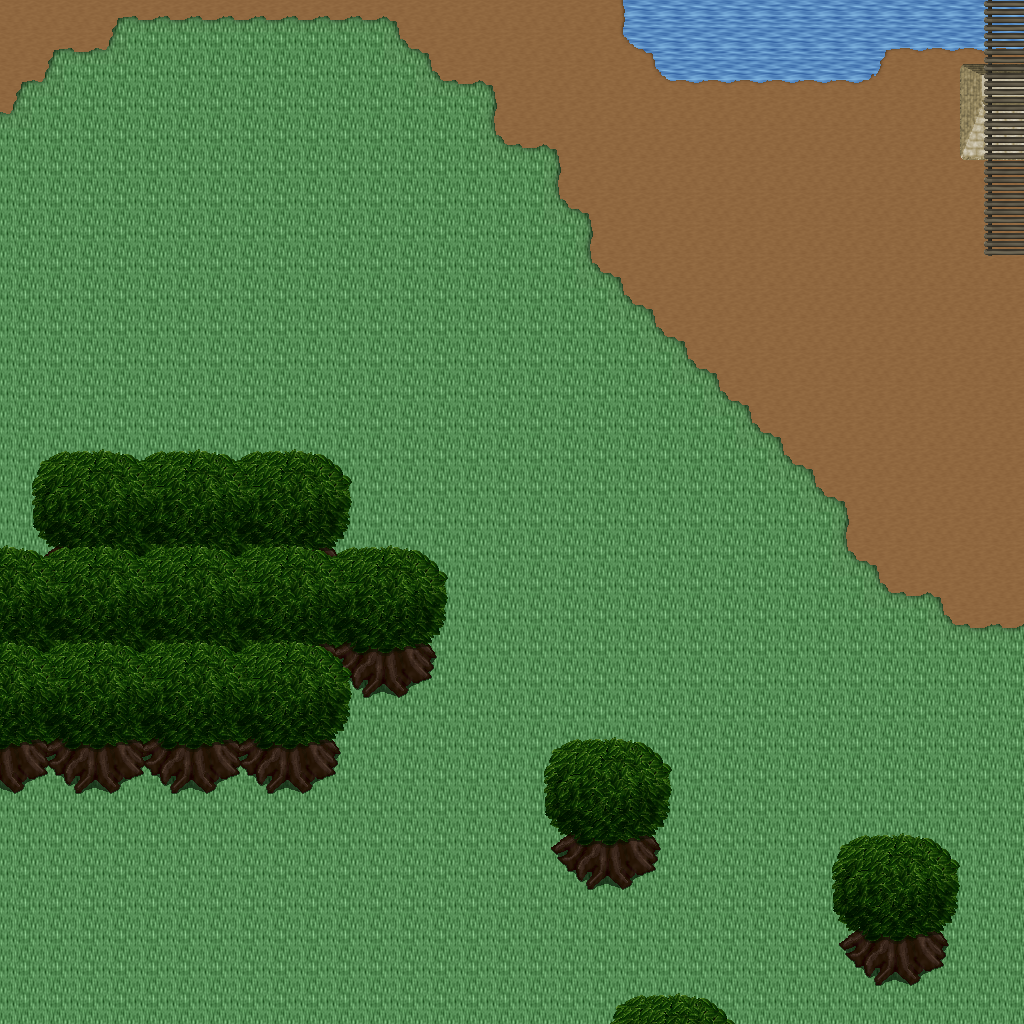

This game map was drawn from its Tiled (.tmx) file and the tilesets committed beside it. A one-line description and the trimmed map source follow:
An orthogonal 32x32 tile map with 32x32 px tiles, 5 tile layers (Ground, Objects, Objects2, Above, ...), 1 hidden layer not drawn, 21 tilesets.

<map version="1.10" tiledversion="1.11.0" orientation="orthogonal" renderorder="right-down" width="32" height="32" tilewidth="32" tileheight="32" infinite="0" nextlayerid="11" nextobjectid="1">
 <tileset firstgid="1" name="logic_collision" tilewidth="32" tileheight="32" tilecount="1" columns="1">
  <image source="../drawable/logic_collision.png" width="32" height="32" />
 </tileset>
 <tileset firstgid="2" name="ground_ground" tilewidth="32" tileheight="32" tilecount="33" columns="3">
  <image source="../drawable/ground_ground.png" width="96" height="352" />
 </tileset>
 <tileset firstgid="35" name="building_castle" tilewidth="32" tileheight="32" tilecount="320" columns="20">
  <image source="../drawable/building_castle.png" width="640" height="512" />
 </tileset>
 <tileset firstgid="355" name="ground_water_pool" tilewidth="32" tileheight="32" tilecount="72" columns="3">
  <image source="../drawable/ground_water_pool.png" width="96" height="768" />
 </tileset>
 <tileset firstgid="427" name="ground_earth_edges" tilewidth="32" tileheight="32" tilecount="18" columns="6">
  <image source="../drawable/ground_earth_edges.png" width="192" height="96" />
 </tileset>
 <tileset firstgid="445" name="ground_grass_corners" tilewidth="32" tileheight="32" tilecount="24" columns="6">
  <image source="../drawable/ground_grass_corners.png" width="192" height="128" />
 </tileset>
 <tileset firstgid="469" name="ground_grass_edges" tilewidth="32" tileheight="32" tilecount="36" columns="12">
  <image source="../drawable/ground_grass_edges.png" width="384" height="96" />
 </tileset>
 <tileset firstgid="505" name="object_row_boat" tilewidth="32" tileheight="32" tilecount="30" columns="6">
  <image source="../drawable/object_row_boat.png" width="192" height="160" />
 </tileset>
 <tileset firstgid="535" name="item_ropes" tilewidth="32" tileheight="32" tilecount="4" columns="2">
  <image source="../drawable/item_ropes.png" width="64" height="64" />
 </tileset>
 <tileset firstgid="539" name="object_boardwalk" tilewidth="32" tileheight="32" tilecount="36" columns="6">
  <image source="../drawable/object_boardwalk.png" width="192" height="192" />
 </tileset>
 <tileset firstgid="575" name="object_ship" tilewidth="32" tileheight="32" tilecount="368" columns="16">
  <image source="../drawable/object_ship.png" width="512" height="736" />
 </tileset>
 <tileset firstgid="943" name="item_fishing_nets" tilewidth="32" tileheight="32" tilecount="6" columns="3">
  <image source="../drawable/item_fishing_nets.png" width="96" height="64" />
 </tileset>
 <tileset firstgid="949" name="item_fishrods" tilewidth="32" tileheight="32" tilecount="12" columns="4">
  <image source="../drawable/item_fishrods.png" width="128" height="96" />
 </tileset>
 <tileset firstgid="961" name="plant_stump_stump_vertical" tilewidth="32" tileheight="32" tilecount="1" columns="1">
  <image source="../drawable/plant_stump_stump_vertical.png" width="32" height="32" />
 </tileset>
 <tileset firstgid="962" name="item_pot_barrel" tilewidth="32" tileheight="32" tilecount="2" columns="1">
  <image source="../drawable/item_pot_barrel.png" width="32" height="64" />
 </tileset>
 <tileset firstgid="964" name="ground_cobbled_paving" tilewidth="32" tileheight="32" tilecount="1" columns="1">
  <image source="../drawable/ground_cobbled_paving.png" width="32" height="32" />
 </tileset>
 <tileset firstgid="965" name="ground_ladder_vertical_pale" tilewidth="32" tileheight="32" tilecount="5" columns="5">
  <image source="../drawable/ground_ladder_vertical_pale.png" width="160" height="32" />
 </tileset>
 <tileset firstgid="970" name="item_caution_sign" tilewidth="32" tileheight="32" tilecount="1" columns="1">
  <image source="../drawable/item_caution_sign.png" width="32" height="32" />
 </tileset>
 <tileset firstgid="971" name="ground_ridge_earth_dark" tilewidth="32" tileheight="32" tilecount="96" columns="12">
  <image source="../drawable/ground_ridge_earth_dark.png" width="384" height="256" />
 </tileset>
 <tileset firstgid="1067" name="ground_ridge_earth_pale" tilewidth="32" tileheight="32" tilecount="96" columns="12">
  <image source="../drawable/ground_ridge_earth_pale.png" width="384" height="256" />
 </tileset>
 <tileset firstgid="1163" name="plant_tree_tree_darkgreen" tilewidth="32" tileheight="32" tilecount="88" columns="8">
  <image source="../drawable/plant_tree_tree_darkgreen.png" width="256" height="352" />
 </tileset>
 <layer id="1" name="Ground" width="32" height="32">
  <data>[1024 cells, 1024 non-empty, 4 distinct tile ids]</data>
 </layer>
 <layer id="2" name="Objects" width="32" height="32">
  <data>[1024 cells, 132 non-empty, 32 distinct tile ids]</data>
 </layer>
 <layer id="3" name="Objects2" width="32" height="32">
  <data>[1024 cells, 16 non-empty, 2 distinct tile ids]</data>
 </layer>
 <layer id="4" name="Above" width="32" height="32">
  <data>[1024 cells, 133 non-empty, 22 distinct tile ids]</data>
 </layer>
 <layer id="5" name="Above2" width="32" height="32">
  <data>[1024 cells, 0 non-empty, 0 distinct tile ids]</data>
 </layer>
 <layer id="6" name="Walkable" width="32" height="32" visible="0">
  <data>[1024 cells, 117 non-empty, 1 distinct tile ids]</data>
 </layer>
 <objectgroup id="7" name="Mapevents" />
 <objectgroup id="8" name="Spawn" />
 <objectgroup id="9" name="Keys" />
 <objectgroup id="10" name="Replace" />
</map>
